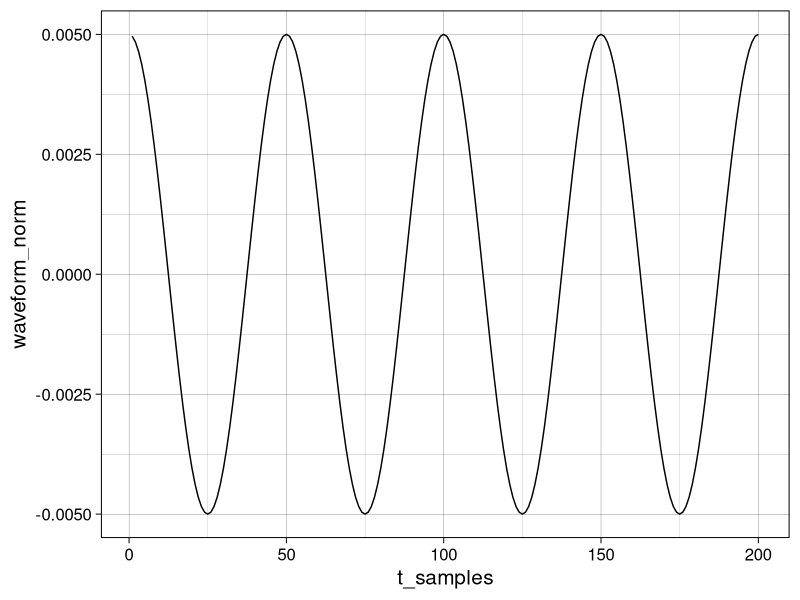
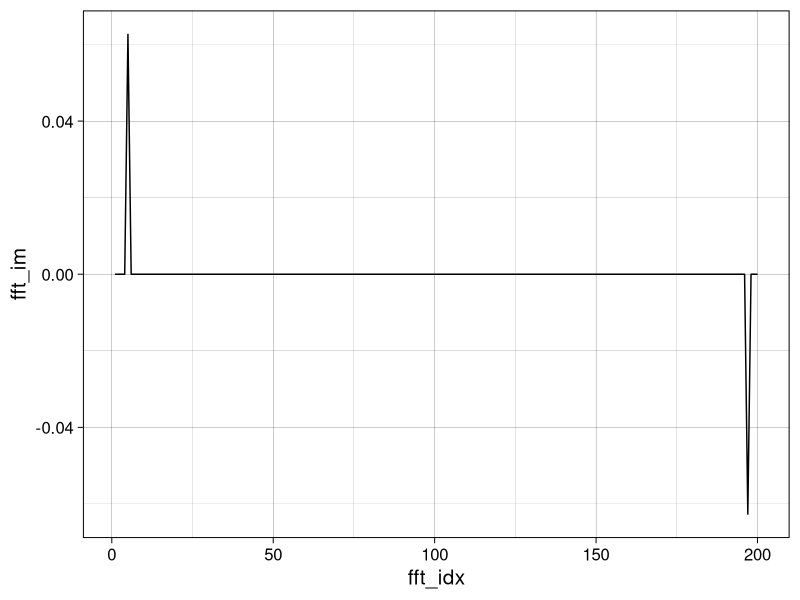

Generate these figures, in order, with R:
## ---- chunk 1
knitr::opts_chunk$set(echo = TRUE)
## ---- chunk 2
library(dplyr)
library(ggplot2)
## ---- chunk 3
theme_set(theme_linedraw(base_size = 15))
## ---- chunk 4
generate_waveform <- function(freq_hzs, amplitudes, decay_tau = NA, duration_s = 1.0, sr = 200) {
  t_samples <- seq(sr * duration_s)
  waveform_matrix = matrix(nrow = length(freq_hzs), ncol = length(t_samples))
  
  for (i in seq_along(freq_hzs)) {
    if (is.na(decay_tau)) {
      waveform_matrix[i, ] <- amplitudes[i] * cos(2 * pi * freq_hzs[i] * t_samples / sr)
    }
    else {
      waveform_matrix[i, ] <- amplitudes[i] * cos(2 * pi * freq_hzs[i] * t_samples / sr) * exp(-t_samples / (decay_tau * sr))
    }
  }
  
  wv <- colSums(waveform_matrix)
  
  data.frame(
    t_samples = t_samples,
    waveform = wv,
    waveform_norm = wv / length(wv)
  )
}
## ---- chunk 5
waveform_2 <- generate_waveform(c(4.0), c(1.0))

waveform_2  %>%
  ggplot(aes(x = t_samples, y = waveform_norm)) +
    geom_line()
## ---- chunk 6
# y <- fft(waveform_2$waveform / length(waveform_2$waveform))
# y[which(Re(y) > 0.05 | Im(y) > 0.05)]
## ---- chunk 7
fft_df <- function(waveform_df) {
  y <- fft(waveform_df$waveform_norm)
  
  data.frame(
    fft_idx = seq_along(y),
    fft_complex = y,
    fft_re = Re(y),
    fft_im = Im(y),
    fft_mod = Mod(y)
  )
} 
## ---- chunk 8
waveform_2 %>%
  fft_df() %>%
  ggplot(aes(x = fft_idx, y = fft_im)) +
  geom_line()
